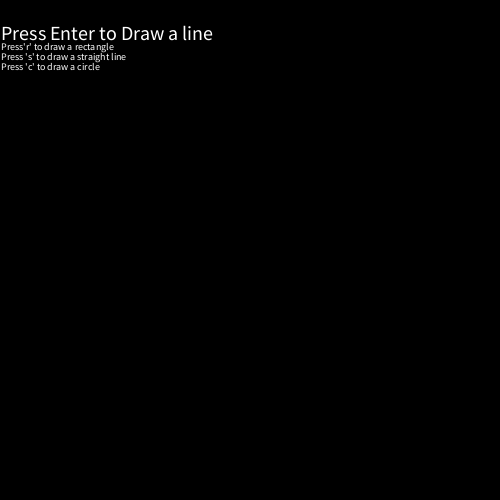
Frame 1 (no input)
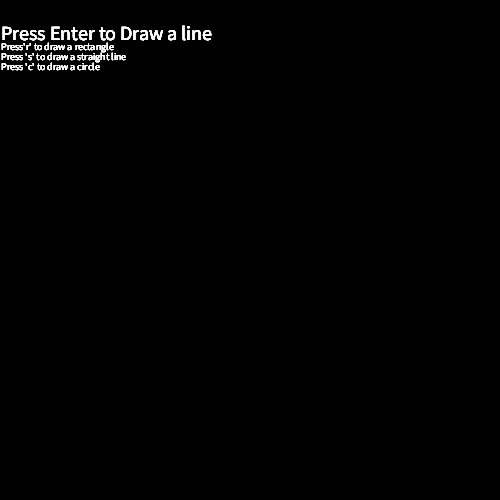
Frame 60 (the mouse pressed at the canvas centre just before this capture)
Frame 120 (the mouse held since frame 60 and released just before this capture): identical to frame 60, image omitted

The Processing sketch that drew these frames (run headless with seeded random() and noise(); from frame 60 on, the mouse is pressed at the canvas centre):

// Processing sketch: processing_37218
// ── processing_37218.pde

boolean mouseIsDown = false;
boolean keyIsDown = false;
int cover = 0;


color RealColor;
int red1, green1, blue1;

void setup()
{
  size(500, 500);
  smooth();
  background(0, 0, 0);
  stroke(0, 100);

  //sets my color variables 
  red1 = int(random(255));
  green1 = int(random(255));
  blue1 = int(random(255));
  //creates one line that can be used to randomize all of the colors
  RealColor = color(int(random(255)), int(random(255)), int(random(255)));
}


color colorCycler(color RealColor) {
  //turns my variable into int and redefining variables into another variable
  int r = int(red(RealColor));
  int g = int(green(RealColor));
  int b = int(blue(RealColor));
  if (r == red1) {
    red1 = int(random(255));
  }
  if (r < red1) {
    r++;
  }
  if (r > red1) {
    r--;
  }
  if (g == green1) {
    green1 = int(random(255));
  }
  if (g < green1) {
    g++;
  }
  if (g > green1) {
    g--;
  }
  if (b == blue1) {
    blue1 = int(random(255));
  }
  if (b < blue1) {
    b++;
  }
  if (b > blue1) {
    b--;
  }
  RealColor = color(r, g, b);
  return(RealColor);
}

void mousePressed()
{
  mouseIsDown = true;
}

void mouseReleased()
{ 
  mouseIsDown = false;
}

void keyPressed()
{ 
  keyIsDown = true;
}

void keyReleased()
{ 
  keyIsDown = false;
}

void draw()
{ 
  if (keyPressed)
  { 
    float weight = dist(mouseX, mouseY, pmouseX, pmouseY); 
    
  }

  RealColor = colorCycler(RealColor);
  if (mouseIsDown == true)
  {
    //makes the distance that you move over the previous mouse coorindates to
    // create a number, the faster the mouse moves the higher the number, that 
    //number is used to determine the weight of the stroke that you make with 
    //the next function
    float weight = dist(mouseX, mouseY, pmouseX, pmouseY);
    frameRate(60);

    strokeWeight(weight);
    stroke(RealColor);

    if (key == 'c' || key == 'C') {
      noFill();
      ellipse(pmouseY+((mouseX)/2), pmouseX+(mouseY/-2), random(-10, 10), random(-10, 10));
      noStroke();
    }
    if (key == 's' || key == 'S') { 
      fill(RealColor);
      strokeWeight(random(weight));
      line(random(width), random(height), random(width), random(height));
      noStroke();
    }
    if (key == 'r' || key == 'R') {
      fill(RealColor);
      rect(random(width), random(height), random(weight), random(weight));
    noStroke();
    }
      
      if (keyCode == ENTER){
    line(mouseY, mouseX, pmouseY,pmouseX);}
  }

  if (mouseIsDown == false)
  {
    noStroke();
    cover++;
    fill(0, 0, 0, 10);
    delay(50);
    rect(0, 0, width, height);
    fill(255, 255, 255);
    textSize(20);
    text("Press Enter to Draw a line", 1, 40);
    textSize(10);
    text("Press'r' to draw a rectangle", 1, 50);
    text("Press 's' to draw a straight line", 1, 60);
    text("Press 'c' to draw a circle", 1, 70);
  }
}
